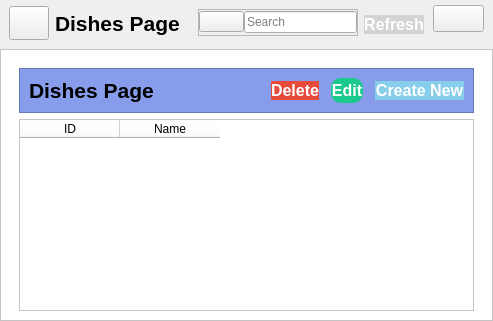
         <widget class="QWidget" name="dishesPage">
          <property name="font">
           <font>
            <pointsize>12</pointsize>
            <bold>true</bold>
           </font>
          </property>
          <property name="cursor">
           <cursorShape>PointingHandCursor</cursorShape>
          </property>
          <layout class="QVBoxLayout" name="verticalLayout_20">
           <property name="spacing">
            <number>0</number>
           </property>
           <property name="leftMargin">
            <number>0</number>
           </property>
           <property name="topMargin">
            <number>0</number>
           </property>
           <property name="rightMargin">
            <number>0</number>
           </property>
           <property name="bottomMargin">
            <number>0</number>
           </property>
           <item>
            <widget class="QWidget" name="widget_18" native="true">
             <property name="styleSheet">
              <string notr="true"/>
             </property>
             <layout class="QVBoxLayout" name="verticalLayout_18">
              <property name="spacing">
               <number>0</number>
              </property>
              <property name="leftMargin">
               <number>0</number>
              </property>
              <property name="topMargin">
               <number>0</number>
              </property>
              <property name="rightMargin">
               <number>0</number>
              </property>
              <property name="bottomMargin">
               <number>0</number>
              </property>
              <item>
               <widget class="QWidget" name="headerFrame_4" native="true">
                <layout class="QHBoxLayout" name="horizontalLayout_36">
                 <property name="spacing">
                  <number>0</number>
                 </property>
                 <property name="leftMargin">
                  <number>0</number>
                 </property>
                 <property name="topMargin">
                  <number>0</number>
                 </property>
                 <property name="rightMargin">
                  <number>0</number>
                 </property>
                 <property name="bottomMargin">
                  <number>0</number>
                 </property>
                 <item>
                  <widget class="QWidget" name="widget_19" native="true">
                   <layout class="QHBoxLayout" name="horizontalLayout_37">
                    <property name="topMargin">
                     <number>6</number>
                    </property>
                    <item alignment="Qt::AlignVCenter">
                     <widget class="QPushButton" name="menuBtn_3">
                      <property name="minimumSize">
                       <size>
                        <width>40</width>
                        <height>34</height>
                       </size>
                      </property>
                      <property name="maximumSize">
                       <size>
                        <width>40</width>
                        <height>16777215</height>
                       </size>
                      </property>
                      <property name="cursor">
                       <cursorShape>PointingHandCursor</cursorShape>
                      </property>
                      <property name="text">
                       <string/>
                      </property>
                      <property name="icon">
                       <iconset>
                        <normaloff>resource/menu.svg</normaloff>resource/menu.svg</iconset>
                      </property>
                      <property name="iconSize">
                       <size>
                        <width>24</width>
                        <height>24</height>
                       </size>
                      </property>
                     </widget>
                    </item>
                    <item>
                     <widget class="QLabel" name="dashBoard_3">
                      <property name="font">
                       <font>
                        <pointsize>16</pointsize>
                        <bold>true</bold>
                       </font>
                      </property>
                      <property name="text">
                       <string>Dishes Page</string>
                      </property>
                     </widget>
                    </item>
                   </layout>
                  </widget>
                 </item>
                 <item alignment="Qt::AlignHCenter">
                  <widget class="QWidget" name="widget_20" native="true">
                   <layout class="QHBoxLayout" name="horizontalLayout_38">
                    <item alignment="Qt::AlignLeft|Qt::AlignTop">
                     <widget class="QFrame" name="searchBar_3">
                      <property name="minimumSize">
                       <size>
                        <width>160</width>
                        <height>0</height>
                       </size>
                      </property>
                      <property name="frameShape">
                       <enum>QFrame::StyledPanel</enum>
                      </property>
                      <property name="frameShadow">
                       <enum>QFrame::Raised</enum>
                      </property>
                      <layout class="QHBoxLayout" name="horizontalLayout_39">
                       <property name="spacing">
                        <number>0</number>
                       </property>
                       <property name="leftMargin">
                        <number>0</number>
                       </property>
                       <property name="topMargin">
                        <number>1</number>
                       </property>
                       <property name="rightMargin">
                        <number>0</number>
                       </property>
                       <property name="bottomMargin">
                        <number>2</number>
                       </property>
                       <item>
                        <widget class="QPushButton" name="dishesSearchBtn">
                         <property name="cursor">
                          <cursorShape>PointingHandCursor</cursorShape>
                         </property>
                         <property name="styleSheet">
                          <string notr="true">
padding: 0;</string>
                         </property>
                         <property name="text">
                          <string/>
                         </property>
                         <property name="icon">
                          <iconset>
                           <normaloff>resource/search.svg</normaloff>resource/search.svg</iconset>
                         </property>
                         <property name="iconSize">
                          <size>
                           <width>24</width>
                           <height>24</height>
                          </size>
                         </property>
                        </widget>
                       </item>
                       <item>
                        <widget class="QLineEdit" name="lineEdit_3">
                         <property name="styleSheet">
                          <string notr="true">color:black;
font-size: 9pt;
font-weight: normal</string>
                         </property>
                         <property name="placeholderText">
                          <string>Search</string>
                         </property>
                        </widget>
                       </item>
                      </layout>
                     </widget>
                    </item>
                    <item alignment="Qt::AlignLeft">
                     <widget class="QPushButton" name="refSearchDish">
                      <property name="font">
                       <font>
                        <pointsize>12</pointsize>
                        <bold>true</bold>
                       </font>
                      </property>
                      <property name="cursor">
                       <cursorShape>PointingHandCursor</cursorShape>
                      </property>
                      <property name="styleSheet">
                       <string notr="true">
	background-color: #D3D3D3;
	border-radius: 10px;
	color: #FFFFFF;
</string>
                      </property>
                      <property name="text">
                       <string>Refresh</string>
                      </property>
                      <property name="icon">
                       <iconset>
                        <normaloff>resource/refresh-cw.svg</normaloff>resource/refresh-cw.svg</iconset>
                      </property>
                      <property name="iconSize">
                       <size>
                        <width>24</width>
                        <height>24</height>
                       </size>
                      </property>
                     </widget>
                    </item>
                   </layout>
                  </widget>
                 </item>
                 <item alignment="Qt::AlignRight|Qt::AlignTop">
                  <widget class="QWidget" name="widget_21" native="true">
                   <layout class="QHBoxLayout" name="horizontalLayout_40">
                    <property name="spacing">
                     <number>0</number>
                    </property>
                    <property name="leftMargin">
                     <number>0</number>
                    </property>
                    <property name="topMargin">
                     <number>5</number>
                    </property>
                    <property name="rightMargin">
                     <number>9</number>
                    </property>
                    <property name="bottomMargin">
                     <number>0</number>
                    </property>
                    <item alignment="Qt::AlignTop">
                     <widget class="QPushButton" name="aboutBtn_3">
                      <property name="cursor">
                       <cursorShape>PointingHandCursor</cursorShape>
                      </property>
                      <property name="contextMenuPolicy">
                       <enum>Qt::DefaultContextMenu</enum>
                      </property>
                      <property name="text">
                       <string/>
                      </property>
                      <property name="icon">
                       <iconset>
                        <normaloff>resource/database.svg</normaloff>resource/database.svg</iconset>
                      </property>
                      <property name="iconSize">
                       <size>
                        <width>24</width>
                        <height>24</height>
                       </size>
                      </property>
                     </widget>
                    </item>
                   </layout>
                  </widget>
                 </item>
                </layout>
               </widget>
              </item>
              <item>
               <widget class="QFrame" name="frame_16">
                <property name="styleSheet">
                 <string notr="true">background-color: #FFFFFF</string>
                </property>
                <property name="frameShape">
                 <enum>QFrame::StyledPanel</enum>
                </property>
                <property name="frameShadow">
                 <enum>QFrame::Raised</enum>
                </property>
                <layout class="QVBoxLayout" name="verticalLayout_19">
                 <property name="leftMargin">
                  <number>18</number>
                 </property>
                 <property name="topMargin">
                  <number>18</number>
                 </property>
                 <property name="rightMargin">
                  <number>18</number>
                 </property>
                 <item>
                  <widget class="QFrame" name="frame_17">
                   <property name="styleSheet">
                    <string notr="true">background-color: #879CEB</string>
                   </property>
                   <property name="frameShape">
                    <enum>QFrame::StyledPanel</enum>
                   </property>
                   <property name="frameShadow">
                    <enum>QFrame::Raised</enum>
                   </property>
                   <layout class="QHBoxLayout" name="horizontalLayout_18">
                    <property name="spacing">
                     <number>12</number>
                    </property>
                    <item>
                     <widget class="QLabel" name="label_4">
                      <property name="font">
                       <font>
                        <pointsize>16</pointsize>
                        <bold>true</bold>
                       </font>
                      </property>
                      <property name="text">
                       <string>Dishes Page</string>
                      </property>
                     </widget>
                    </item>
                    <item>
                     <spacer name="horizontalSpacer_3">
                      <property name="orientation">
                       <enum>Qt::Horizontal</enum>
                      </property>
                      <property name="sizeHint" stdset="0">
                       <size>
                        <width>40</width>
                        <height>20</height>
                       </size>
                      </property>
                     </spacer>
                    </item>
                    <item>
                     <widget class="QPushButton" name="deleteDishesBtn">
                      <property name="font">
                       <font>
                        <pointsize>12</pointsize>
                        <bold>true</bold>
                       </font>
                      </property>
                      <property name="cursor">
                       <cursorShape>PointingHandCursor</cursorShape>
                      </property>
                      <property name="styleSheet">
                       <string notr="true">	background-color: #e64a3b;
	border-radius: 10px;
	color: #FFFFFF;</string>
                      </property>
                      <property name="text">
                       <string>Delete</string>
                      </property>
                      <property name="icon">
                       <iconset>
                        <normaloff>resource/x-circle.svg</normaloff>resource/x-circle.svg</iconset>
                      </property>
                      <property name="iconSize">
                       <size>
                        <width>24</width>
                        <height>24</height>
                       </size>
                      </property>
                     </widget>
                    </item>
                    <item alignment="Qt::AlignRight">
                     <widget class="QPushButton" name="editDishesBtn">
                      <property name="maximumSize">
                       <size>
                        <width>16777215</width>
                        <height>16777212</height>
                       </size>
                      </property>
                      <property name="font">
                       <font>
                        <pointsize>12</pointsize>
                        <bold>true</bold>
                       </font>
                      </property>
                      <property name="cursor">
                       <cursorShape>PointingHandCursor</cursorShape>
                      </property>
                      <property name="styleSheet">
                       <string notr="true">	background-color: #1bc98c;
	border-radius: 10px;
	color: #FFFFFF;
</string>
                      </property>
                      <property name="text">
                       <string>Edit</string>
                      </property>
                      <property name="icon">
                       <iconset>
                        <normaloff>resource/edit.svg</normaloff>resource/edit.svg</iconset>
                      </property>
                      <property name="iconSize">
                       <size>
                        <width>24</width>
                        <height>24</height>
                       </size>
                      </property>
                     </widget>
                    </item>
                    <item alignment="Qt::AlignRight">
                     <widget class="QPushButton" name="createDishesBtn">
                      <property name="font">
                       <font>
                        <pointsize>12</pointsize>
                        <bold>true</bold>
                       </font>
                      </property>
                      <property name="cursor">
                       <cursorShape>PointingHandCursor</cursorShape>
                      </property>
                      <property name="styleSheet">
                       <string notr="true">	background-color: #87CEEB;
	border-radius: 10px;
	color: #FFFFFF;
</string>
                      </property>
                      <property name="text">
                       <string>Create New</string>
                      </property>
                      <property name="icon">
                       <iconset>
                        <normaloff>resource/plus-circle.svg</normaloff>resource/plus-circle.svg</iconset>
                      </property>
                      <property name="iconSize">
                       <size>
                        <width>24</width>
                        <height>24</height>
                       </size>
                      </property>
                     </widget>
                    </item>
                   </layout>
                  </widget>
                 </item>
                 <item>
                  <widget class="QTableWidget" name="dishesTableWidget">
                   <property name="font">
                    <font>
                     <pointsize>12</pointsize>
                    </font>
                   </property>
                   <property name="cursor" stdset="0">
                    <cursorShape>PointingHandCursor</cursorShape>
                   </property>
                   <property name="styleSheet">
                    <string notr="true">text-align: center;
background-color: #FFFFFF;
alignment: center;</string>
                   </property>
                   <column>
                    <property name="text">
                     <string>ID</string>
                    </property>
                   </column>
                   <column>
                    <property name="text">
                     <string>Name</string>
                    </property>
                   </column>
                  </widget>
                 </item>
                </layout>
               </widget>
              </item>
             </layout>
            </widget>
           </item>
          </layout>
         </widget>
